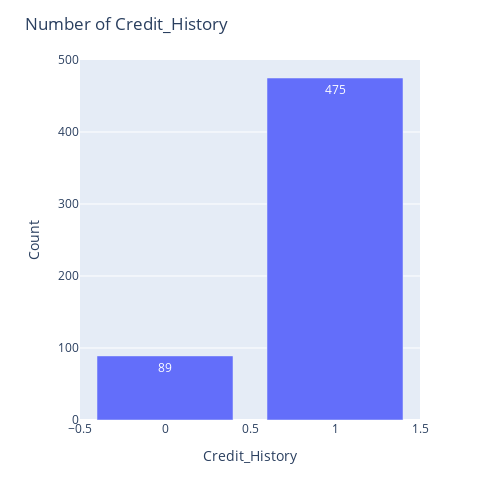

Notebook cell for this chart:
### Code cell
fig = px.bar(data_frame=loan_data, x=loan_data['Credit_History'].value_counts().index, y=loan_data['Credit_History'].value_counts().values,text_auto=True)
fig.update_layout(title='Number of Credit_History',xaxis_title='Credit_History',yaxis_title='Count',width=500,height=500)
fig.show()

### Figure 1 — Plotly figure (JSON) as saved in the notebook; plotly's stock layout.template omitted (floating-point values rounded to 4 significant figures)
{"data": [{"alignmentgroup": "True", "hovertemplate": "x=%{x}<br>y=%{y}<extra></extra>", "legendgroup": "", "marker": {"color": "#636efa", "pattern": {"shape": ""}}, "name": "", "offsetgroup": "", "orientation": "v", "showlegend": false, "textposition": "auto", "texttemplate": "%{y}", "type": "bar", "x": [1, 0], "xaxis": "x", "y": [475, 89], "yaxis": "y"}], "layout": {"barmode": "relative", "height": 500, "legend": {"tracegroupgap": 0}, "margin": {"t": 60}, "title": {"text": "Number of Credit_History"}, "width": 500, "xaxis": {"anchor": "y", "domain": [0, 1], "title": {"text": "Credit_History"}}, "yaxis": {"anchor": "x", "domain": [0, 1], "title": {"text": "Count"}}}}
